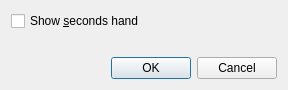
<?xml version="1.0" encoding="UTF-8"?>
<ui version="4.0">
 <class>ConfigureDialog</class>
 <widget class="QDialog" name="ConfigureDialog">
  <property name="geometry">
   <rect>
    <x>0</x>
    <y>0</y>
    <width>288</width>
    <height>90</height>
   </rect>
  </property>
  <property name="windowTitle">
   <string>Analog clock settings</string>
  </property>
  <property name="modal">
   <bool>true</bool>
  </property>
  <layout class="QVBoxLayout" name="verticalLayout">
   <item>
    <widget class="QCheckBox" name="showSecondsCheckBox">
     <property name="text">
      <string>Show &amp;seconds hand</string>
     </property>
    </widget>
   </item>
   <item>
    <spacer name="verticalSpacer">
     <property name="orientation">
      <enum>Qt::Vertical</enum>
     </property>
     <property name="sizeHint" stdset="0">
      <size>
       <width>20</width>
       <height>25</height>
      </size>
     </property>
    </spacer>
   </item>
   <item>
    <widget class="QDialogButtonBox" name="buttonBox">
     <property name="orientation">
      <enum>Qt::Horizontal</enum>
     </property>
     <property name="standardButtons">
      <set>QDialogButtonBox::Cancel|QDialogButtonBox::Ok</set>
     </property>
    </widget>
   </item>
  </layout>
 </widget>
 <resources/>
 <connections>
  <connection>
   <sender>buttonBox</sender>
   <signal>accepted()</signal>
   <receiver>ConfigureDialog</receiver>
   <slot>accept()</slot>
   <hints>
    <hint type="sourcelabel">
     <x>248</x>
     <y>254</y>
    </hint>
    <hint type="destinationlabel">
     <x>157</x>
     <y>274</y>
    </hint>
   </hints>
  </connection>
  <connection>
   <sender>buttonBox</sender>
   <signal>rejected()</signal>
   <receiver>ConfigureDialog</receiver>
   <slot>reject()</slot>
   <hints>
    <hint type="sourcelabel">
     <x>316</x>
     <y>260</y>
    </hint>
    <hint type="destinationlabel">
     <x>286</x>
     <y>274</y>
    </hint>
   </hints>
  </connection>
 </connections>
</ui>
